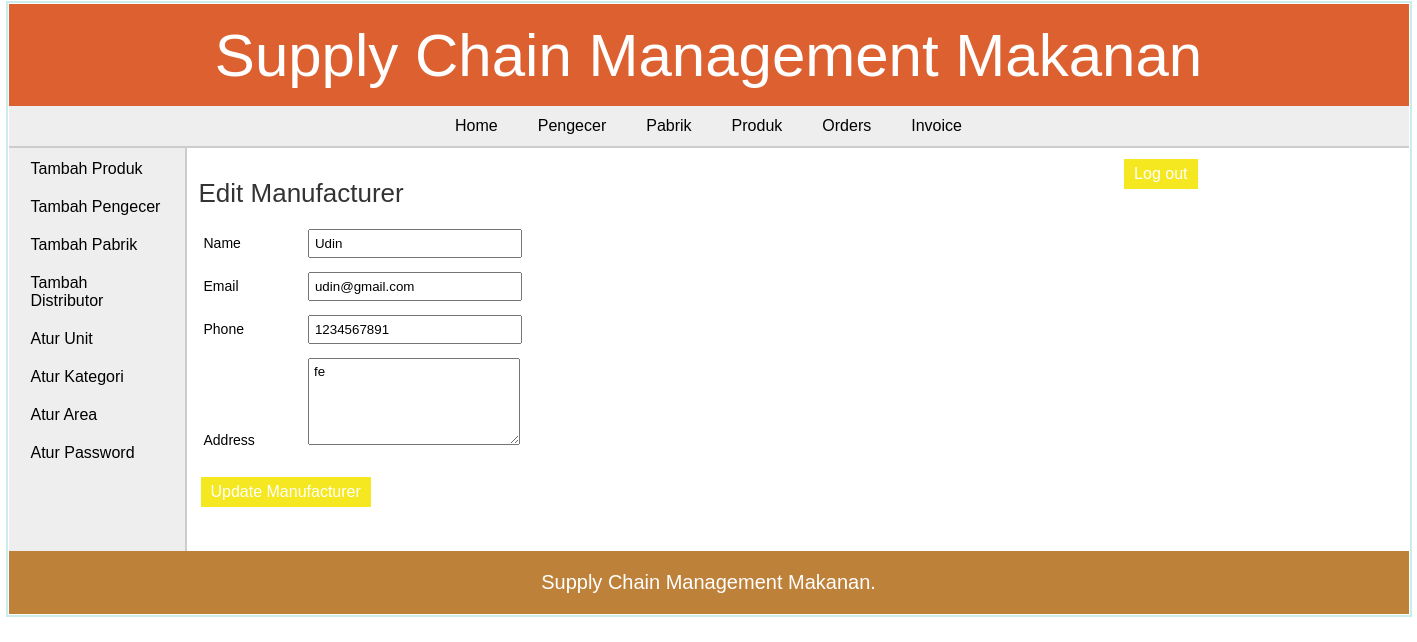
Page /admin/edit_distributor.php?id=6 (signed in) on the committed database.
### tables this page shows
CREATE TABLE `distributor` (
  `dist_id` int(11) NOT NULL,
  `dist_name` varchar(25) NOT NULL,
  `dist_email` varchar(50) DEFAULT NULL,
  `dist_phone` varchar(12) NOT NULL,
  `dist_address` varchar(200) DEFAULT NULL
);

### admin/edit_distributor.php (the view, shortened to what this page needs)
<?php
	include("../includes/config.php");
	if(isset($_SESSION['admin_login'])) {
		if($_SESSION['admin_login'] == true) {
			$id = $_GET['id'];
			$query_selectDistDetails = "SELECT * FROM distributor WHERE dist_id='$id'";
			$result_selectDistDetails = mysqli_query($con,$query_selectDistDetails);
			$row_selectDistDetails = mysqli_fetch_array($result_selectDistDetails);
			$nameErr = $emailErr = $phoneErr = $requireErr = $confirmMessage = "";
		}
		else {
			header('Location:../index.php');
		}
	}
	else {
		header('Location:../index.php');
	}
?>
<!DOCTYPE html>
<html>
<head>
	<link rel="stylesheet" href="../includes/main_style.css" >
</head>
<body>
	<?php
		include("../includes/header.inc.php");
		include("../includes/nav_admin.inc.php");
		include("../includes/aside_admin.inc.php");
	?>
	<section>
		<h1>Edit Manufacturer</h1>
		<form action="" method="POST" class="form">
		<ul class="form-list">
		<li>
			<div class="label-block"> <label for="distributor:name">Name</label> </div>
			<div class="input-box"> <input type="text" id="distributor:name" name="txtDistributorName" placeholder="Name" value="<?php echo $row_selectDistDetails['dist_name']; ?>" required /> </div> <span class="error_message"><?php echo $nameErr; ?></span>
		</li>
		<li>
			<div class="label-block"> <label for="distributor:email">Email</label> </div>
			<div class="input-box"> <input type="text" id="distributor:email" name="txtDistributorEmail" placeholder="Email" value="<?php echo $row_selectDistDetails['dist_email']; ?>" required /> </div> <span class="error_message"><?php echo $emailErr; ?></span>
		</li>
		<li>
			<div class="label-block"> <label for="distributor:phone">Phone</label> </div>
			<div class="input-box"> <input type="text" id="distributor:phone" name="txtDistributorPhone" placeholder="Phone" value="<?php echo $row_selectDistDetails['dist_phone']; ?>" /> </div> <span class="error_message"><?php echo $phoneErr; ?></span>
		</li>
		<li>
			<div class="label-block"> <label for="distributor:address">Address</label> </div>
			<div class="input-box"> <textarea type="text" id="distributor:address" name="txtDistributorAddress" placeholder="Address"><?php echo $row_selectDistDetails['dist_address']; ?></textarea> </div>
		</li>
		<li>
			<input type="submit" value="Update Manufacturer" class="submit_button" /> <span class="error_message"> <?php echo $requireErr; ?> </span><span class="confirm_message"> <?php echo $confirmMessage; ?> </span>
		</li>
		</ul>
		</form>
	</section>
	<?php
		include("../includes/footer.inc.php");
	?>
</body>
</html>

### includes/main_style.css (style rules this page uses)
* { font-family: arial,sans-serif; margin:0px; padding:1px; }
body { width:1400px; margin:auto; border:2px solid #cbecec; }
li { list-style:none; margin:0px; }
label { margin:5px 1px; font-size:14px; }
.label-block { display:inline-block; width:100px; }
.input-box { display:inline-block; margin:5px 0px; }
.input-box input { width:200px; padding:5px 5px; margin:auto; }
.input-box textarea { width:200px; height:75px; padding:5px 5px; }
.submit_button { font-size:16px; margin-top:20px; margin-right:20px; padding:6px 10px; background-color:#f5e720; border:none; color:white; }
.error_message { margin-left:5px; color:red; }
.confirm_message { margin-left:5px; color:rgb(197, 224, 197); }
section { width:1000px; padding:10px; padding-bottom:40px; }
section h1 { margin-bottom:10px; font-weight:normal; color:#333; font-size: 26px; }

### rows in the picture
distributor: txtDistributorName "Udin", txtDistributorEmail "udin@gmail.com", txtDistributorPhone "1234567891", txtDistributorAddress "fe"
